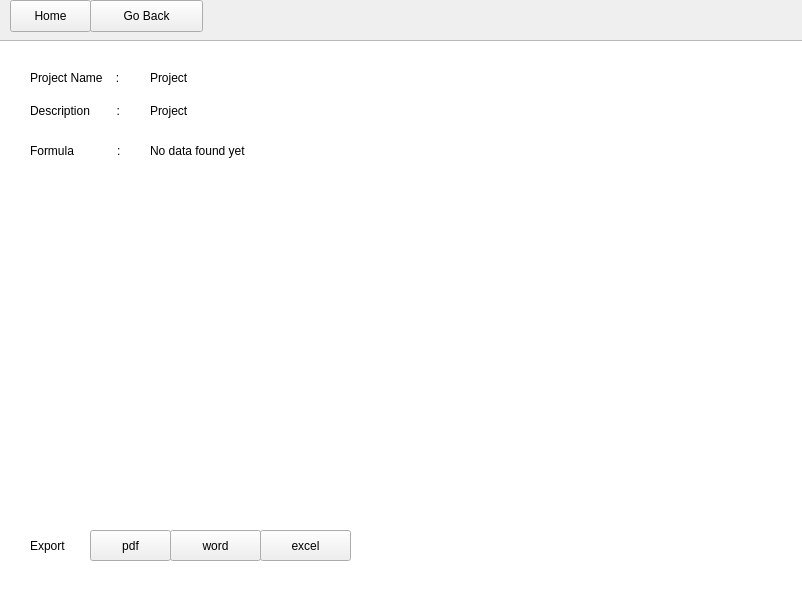
<?xml version="1.0" encoding="UTF-8"?>
<ui version="4.0">
 <class>Form</class>
 <widget class="QWidget" name="Form">
  <property name="geometry">
   <rect>
    <x>0</x>
    <y>0</y>
    <width>802</width>
    <height>600</height>
   </rect>
  </property>
  <property name="acceptDrops">
   <bool>true</bool>
  </property>
  <property name="windowTitle">
   <string>Projects</string>
  </property>
  <widget class="QPushButton" name="backBtn">
   <property name="geometry">
    <rect>
     <x>90</x>
     <y>0</y>
     <width>113</width>
     <height>32</height>
    </rect>
   </property>
   <property name="text">
    <string>Go Back</string>
   </property>
  </widget>
  <widget class="QTableWidget" name="tableView">
   <property name="geometry">
    <rect>
     <x>-460</x>
     <y>40</y>
     <width>1901</width>
     <height>821</height>
    </rect>
   </property>
  </widget>
  <widget class="QLabel" name="label">
   <property name="geometry">
    <rect>
     <x>30</x>
     <y>70</y>
     <width>111</width>
     <height>16</height>
    </rect>
   </property>
   <property name="text">
    <string>Project Name    :</string>
   </property>
  </widget>
  <widget class="QLabel" name="projectName">
   <property name="geometry">
    <rect>
     <x>150</x>
     <y>70</y>
     <width>141</width>
     <height>16</height>
    </rect>
   </property>
   <property name="text">
    <string>Project</string>
   </property>
  </widget>
  <widget class="QLabel" name="label_2">
   <property name="geometry">
    <rect>
     <x>30</x>
     <y>100</y>
     <width>111</width>
     <height>21</height>
    </rect>
   </property>
   <property name="text">
    <string>Description        :</string>
   </property>
  </widget>
  <widget class="QLabel" name="projectDescription">
   <property name="geometry">
    <rect>
     <x>150</x>
     <y>100</y>
     <width>541</width>
     <height>21</height>
    </rect>
   </property>
   <property name="text">
    <string>Project</string>
   </property>
  </widget>
  <widget class="QLabel" name="label_3">
   <property name="geometry">
    <rect>
     <x>30</x>
     <y>140</y>
     <width>111</width>
     <height>21</height>
    </rect>
   </property>
   <property name="text">
    <string>Formula             :</string>
   </property>
  </widget>
  <widget class="QLabel" name="formula">
   <property name="geometry">
    <rect>
     <x>150</x>
     <y>140</y>
     <width>541</width>
     <height>21</height>
    </rect>
   </property>
   <property name="text">
    <string>No data found yet</string>
   </property>
  </widget>
  <widget class="QLabel" name="compval_1">
   <property name="geometry">
    <rect>
     <x>30</x>
     <y>180</y>
     <width>321</width>
     <height>21</height>
    </rect>
   </property>
   <property name="text">
    <string/>
   </property>
  </widget>
  <widget class="QLabel" name="compval_2">
   <property name="geometry">
    <rect>
     <x>390</x>
     <y>180</y>
     <width>321</width>
     <height>21</height>
    </rect>
   </property>
   <property name="text">
    <string/>
   </property>
  </widget>
  <widget class="QLabel" name="compval_3">
   <property name="geometry">
    <rect>
     <x>30</x>
     <y>220</y>
     <width>321</width>
     <height>21</height>
    </rect>
   </property>
   <property name="text">
    <string/>
   </property>
  </widget>
  <widget class="QLabel" name="compval_4">
   <property name="geometry">
    <rect>
     <x>390</x>
     <y>220</y>
     <width>321</width>
     <height>21</height>
    </rect>
   </property>
   <property name="text">
    <string/>
   </property>
  </widget>
  <widget class="QLabel" name="compval_5">
   <property name="geometry">
    <rect>
     <x>30</x>
     <y>260</y>
     <width>321</width>
     <height>21</height>
    </rect>
   </property>
   <property name="text">
    <string/>
   </property>
  </widget>
  <widget class="QLabel" name="compval_6">
   <property name="geometry">
    <rect>
     <x>390</x>
     <y>260</y>
     <width>321</width>
     <height>21</height>
    </rect>
   </property>
   <property name="text">
    <string/>
   </property>
  </widget>
  <widget class="QLabel" name="compval_7">
   <property name="geometry">
    <rect>
     <x>30</x>
     <y>300</y>
     <width>321</width>
     <height>21</height>
    </rect>
   </property>
   <property name="text">
    <string/>
   </property>
  </widget>
  <widget class="QLabel" name="compval_8">
   <property name="geometry">
    <rect>
     <x>390</x>
     <y>300</y>
     <width>321</width>
     <height>21</height>
    </rect>
   </property>
   <property name="text">
    <string/>
   </property>
  </widget>
  <widget class="QLabel" name="compval_9">
   <property name="geometry">
    <rect>
     <x>30</x>
     <y>340</y>
     <width>321</width>
     <height>21</height>
    </rect>
   </property>
   <property name="text">
    <string/>
   </property>
  </widget>
  <widget class="QLabel" name="compval_10">
   <property name="geometry">
    <rect>
     <x>390</x>
     <y>340</y>
     <width>321</width>
     <height>21</height>
    </rect>
   </property>
   <property name="text">
    <string/>
   </property>
  </widget>
  <widget class="QLabel" name="compval_11">
   <property name="geometry">
    <rect>
     <x>30</x>
     <y>380</y>
     <width>321</width>
     <height>21</height>
    </rect>
   </property>
   <property name="text">
    <string/>
   </property>
  </widget>
  <widget class="QLabel" name="compval_12">
   <property name="geometry">
    <rect>
     <x>390</x>
     <y>380</y>
     <width>321</width>
     <height>21</height>
    </rect>
   </property>
   <property name="text">
    <string/>
   </property>
  </widget>
  <widget class="QLabel" name="compval_13">
   <property name="geometry">
    <rect>
     <x>30</x>
     <y>430</y>
     <width>321</width>
     <height>21</height>
    </rect>
   </property>
   <property name="text">
    <string/>
   </property>
  </widget>
  <widget class="QLabel" name="compval_14">
   <property name="geometry">
    <rect>
     <x>390</x>
     <y>420</y>
     <width>321</width>
     <height>21</height>
    </rect>
   </property>
   <property name="text">
    <string/>
   </property>
  </widget>
  <widget class="QPushButton" name="homeBtn">
   <property name="geometry">
    <rect>
     <x>10</x>
     <y>0</y>
     <width>81</width>
     <height>32</height>
    </rect>
   </property>
   <property name="text">
    <string>Home</string>
   </property>
   <property name="icon">
    <iconset theme="../../static/icons/home.png">
     <normaloff>.</normaloff>.</iconset>
   </property>
   <property name="iconSize">
    <size>
     <width>18</width>
     <height>18</height>
    </size>
   </property>
  </widget>
  <widget class="QLabel" name="label_5">
   <property name="geometry">
    <rect>
     <x>30</x>
     <y>530</y>
     <width>71</width>
     <height>31</height>
    </rect>
   </property>
   <property name="text">
    <string>Export</string>
   </property>
  </widget>
  <widget class="QPushButton" name="exportPdf">
   <property name="geometry">
    <rect>
     <x>90</x>
     <y>530</y>
     <width>81</width>
     <height>31</height>
    </rect>
   </property>
   <property name="text">
    <string>pdf</string>
   </property>
  </widget>
  <widget class="QPushButton" name="exportDoc">
   <property name="geometry">
    <rect>
     <x>170</x>
     <y>530</y>
     <width>91</width>
     <height>31</height>
    </rect>
   </property>
   <property name="text">
    <string>word</string>
   </property>
  </widget>
  <widget class="QPushButton" name="exportXls">
   <property name="geometry">
    <rect>
     <x>260</x>
     <y>530</y>
     <width>91</width>
     <height>31</height>
    </rect>
   </property>
   <property name="text">
    <string>excel</string>
   </property>
  </widget>
 </widget>
 <resources/>
 <connections/>
</ui>
